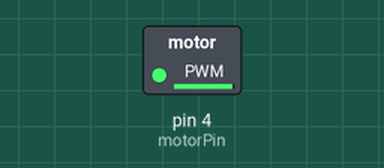
Simulated run of this sketch. Board: Arduino Uno, built with avr-gcc and run on an emulated ATmega328P. Shown: switched loads named in the sketch (green lamp = pin HIGH). What the sketch prints to the serial monitor is not drawn.

Above: at 0.1 s.
Timing chart, 0 to 1.6 s (numbered marks = the images above):
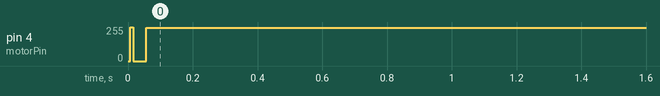

The sketch:

Motor.ino
```cpp
/*
www.RobotLinking.com
*/


int motorPin = 4;
  int speed = 0;

void setup()
{
  pinMode(motorPin, OUTPUT);
  Serial.begin(115200);
  while (! Serial);
  Serial.println("Speed 0 to 255");
}


void loop()
{
  while(true){
      speed = speed+10;
  if (speed>255)
  {speed=0;
  }

    if (speed >= 0 && speed <= 255)
    {
      Serial.println(speed);
      digitalWrite(motorPin, speed);
      //analogWrite(motorPin, speed);
    }

  }
}
```

Measured:
- by itself, pin 4 (motorPin): 0/255 → 248/255 at 0.01 s
